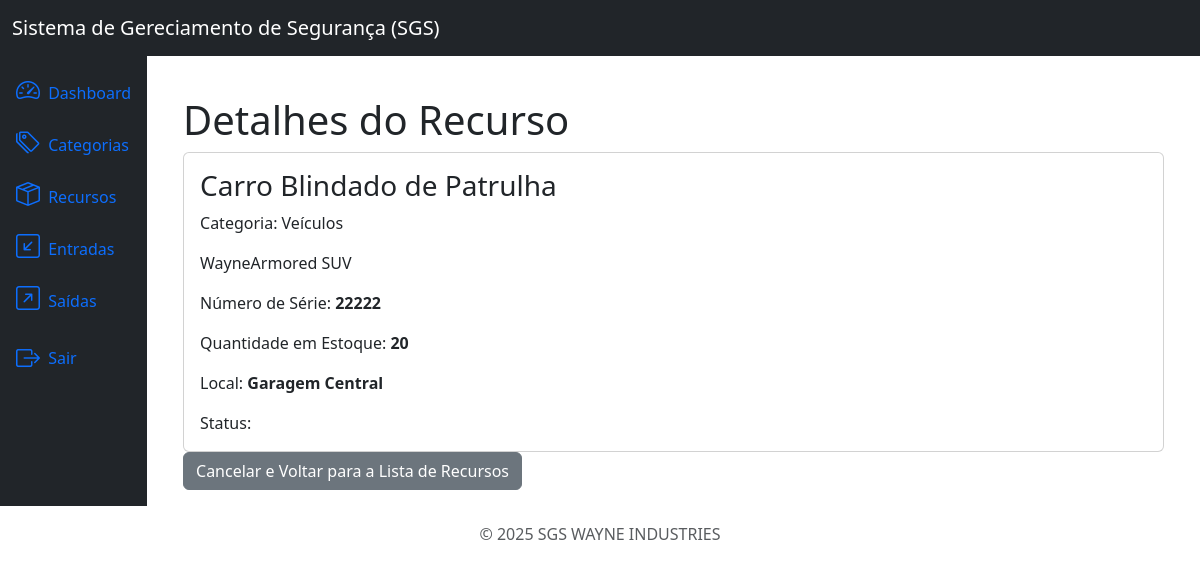
The app's page /products/1/detail/ (signed in) with its own data.
### products/models.py (models this page shows, shortened)
class Product(models.Model):
    title = models.CharField(max_length=200)
    category = models.ForeignKey(Category, on_delete=models.PROTECT, related_name='products')
    description  = models.TextField(null=True, blank=True)
    serie_number = models.CharField(max_length=200, null=True, blank=True)
    status = models.CharField(max_length=200)
    location = models.CharField(max_length=200, null=True, blank=True)
    quantity = models.IntegerField(default=0)
    created_at = models.DateTimeField(auto_now_add=True)
    update_at = models.DateTimeField(auto_now=True)
    class Meta:
        ordering = ['title']

### categories/models.py (models this page shows)
class Category(models.Model):
    name = models.CharField(max_length=200)
    description = models.TextField(null=True, blank=True)
    created_at = models.DateTimeField(auto_now_add=True)
    update_at = models.DateTimeField(auto_now=True)
    class Meta:
        ordering = ['name']
    def __str__(self):
        return self.name

### products/views.py (the view)
# urls.py: path('products/<int:pk>/detail/', views.ProductDetailView.as_view(), name='product_detail'),
class ProductDetailView(LoginRequiredMixin, PermissionRequiredMixin, DetailView):
    model = models.Product
    template_name = 'product_detail.html'
    permission_required = 'products.view_product'

### products/templates/product_detail.html
{% extends 'base.html' %}
{% block content %}
<div class="container mt-4">
    <h3 class="display-6">Detalhes do Recurso</h3>
    <div class="card">
        <div class="card-body">
            <h3 class="card-title">{{ object.title }}</h3>
            <p class="card-text">Categoria: {{ object.category }}</p>
            <p class="card-text">{{ object.description }}</p>
            <p class="card-text">Número de Série: <strong>{{ object.serie_number }}</strong></p>
            <p class="card-text">Quantidade em Estoque: <strong>{{ object.quantity }}</strong></p>
            <p class="card-text">Local: <strong>{{ object.location }}</strong></p>
            <p class="card-text">Status: <strong>{{ object.status }}</strong></p>
        </div>
    </div>
    <a href="{% url 'product_list' %}" class="btn btn-secondary mt3">Cancelar e Voltar para a Lista de Recursos</a>
</div>
{% endblock %}

### records on screen
Product: title "Carro Blindado de Patrulha", category "Veículos", description "WayneArmored SUV", serie_number "22222", quantity "20", location "Garagem Central"
